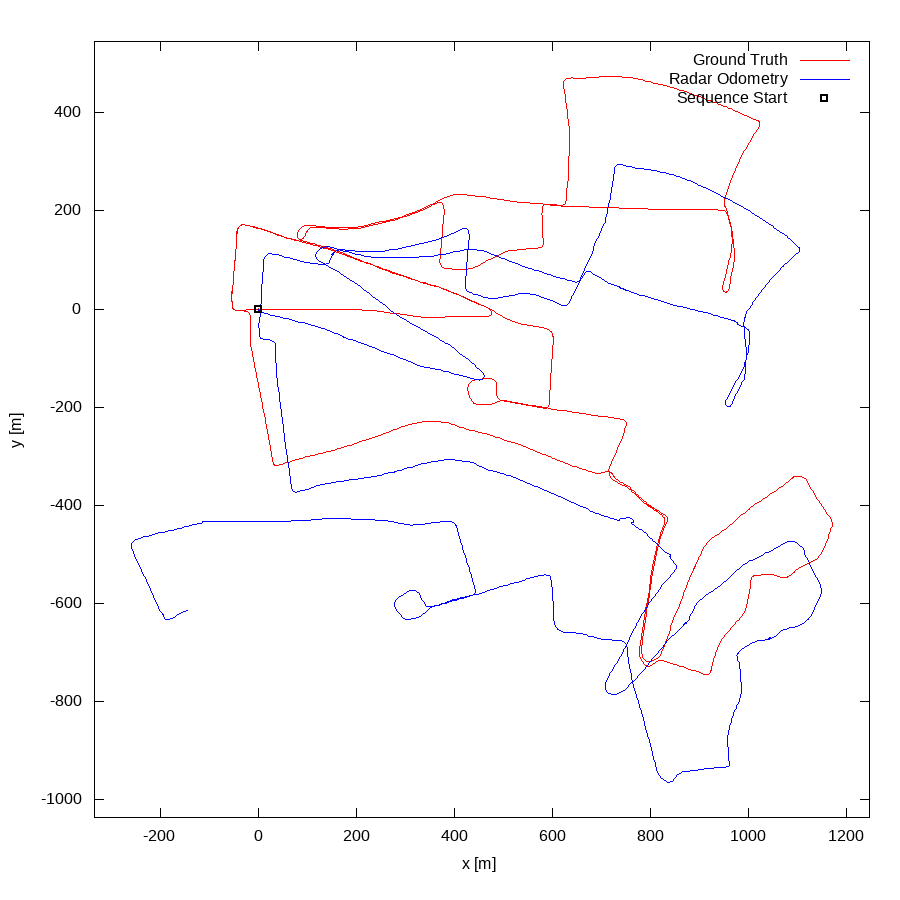

The script that drew this image:
set term postscript eps enhanced color
set output "12.eps"
set size ratio -1
set xrange [-334:1246]
set yrange [-1036:545]
set xlabel "x [m]"
set ylabel "y [m]"
plot "12.txt" using 1:2 lc rgb "#FF0000" title 'Ground Truth' w lines,"12.txt" using 3:4 lc rgb "#0000FF" title 'Radar Odometry' w lines,"< head -1 12.txt" using 1:2 lc rgb "#000000" pt 4 ps 1 lw 2 title 'Sequence Start' w points
